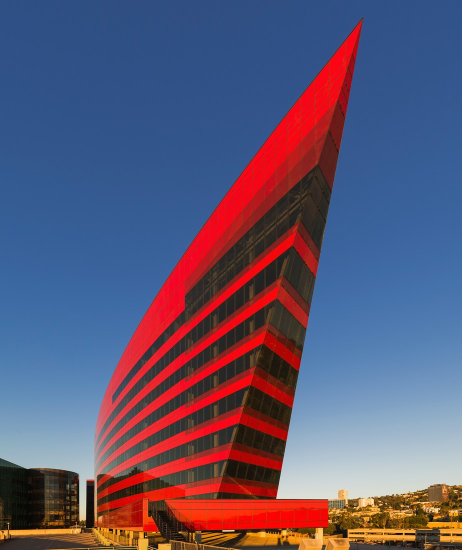
#> input picture CVbook/ch1/building.jpg, 923 x 1100 px (shown at 1/2 size)
$ python Exer1.py
#> lines starting #> are read from the running program, lines starting #| are printed output that depends on the picture
import numpy as np
from PIL import Image
from matplotlib import pyplot as plt
from scipy.ndimage import filters

im = np.array(Image.open('building.jpg').convert('L'))
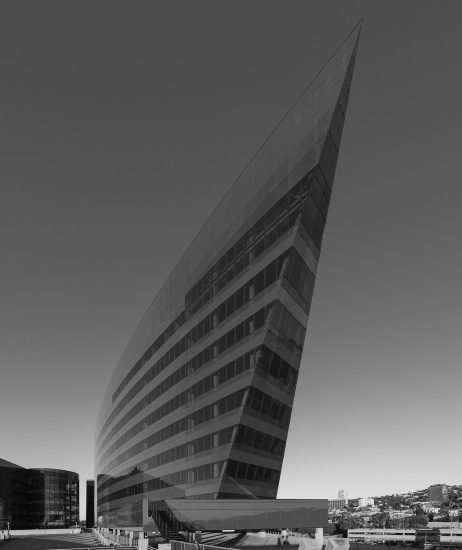
#> im: shape (1100, 923) (shown at 1/2 size); min 1, max 245, mean 92.7

# The second argument defines the standard deviation in the gaussian kernel
im2 = filters.gaussian_filter(im,5)
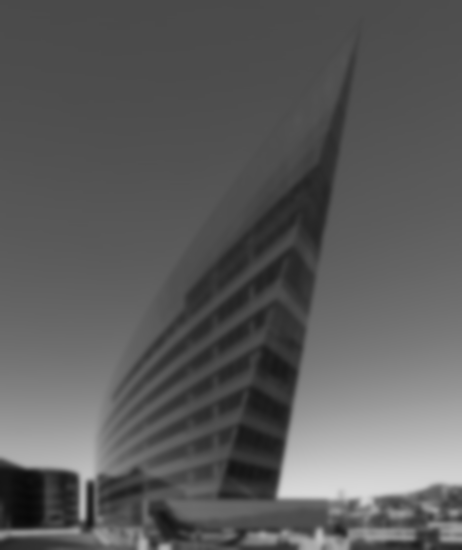
#> im2: shape (1100, 923) (shown at 1/2 size); min 8, max 217, mean 91.7
im3 = filters.gaussian_filter(im,10)
im4 = filters.gaussian_filter(im,15)
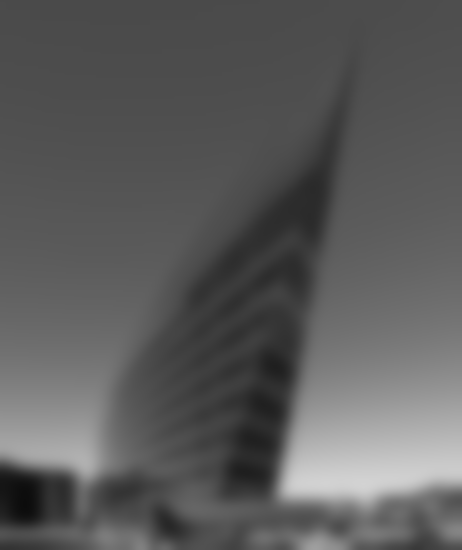
#> im4: shape (1100, 923) (shown at 1/2 size); min 12, max 211, mean 91.7
im5 = filters.gaussian_filter(im,20)

plt.gray()
plt.subplot(251), plt.imshow(im),plt.title('Original Image')
plt.axis('equal'), plt.axis('off')
plt.subplot(256), plt.contour(im, origin='image'), plt.axis('equal')
plt.axis('off')

plt.subplot(252), plt.imshow(im2),plt.title(r'$\sigma$ = 5')
plt.axis('equal'), plt.axis('off')
plt.subplot(257), plt.contour(im2, origin='image'), plt.axis('equal')
plt.axis('off')

plt.subplot(253), plt.imshow(im3),plt.title(r'$\sigma$ = 10')
plt.axis('equal'), plt.axis('off')
plt.subplot(258), plt.contour(im3, origin='image'), plt.axis('equal')
plt.axis('off')

plt.subplot(254), plt.imshow(im4),plt.title(r'$\sigma$ = 15')
plt.axis('equal'), plt.axis('off')
plt.subplot(259), plt.contour(im4, origin='image'), plt.axis('equal')
plt.axis('off')

plt.subplot(255), plt.imshow(im5),plt.title(r'$\sigma$ = 20')
plt.axis('equal'), plt.axis('off')
plt.subplot(2,5,10), plt.contour(im5, origin='image'), plt.axis('equal')
plt.axis('off')
plt.show()
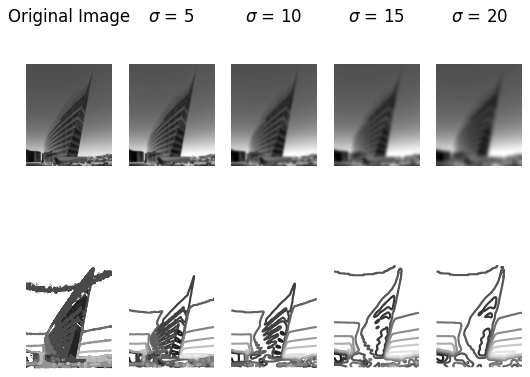
#> figure drawn by matplotlib, 10 panels
